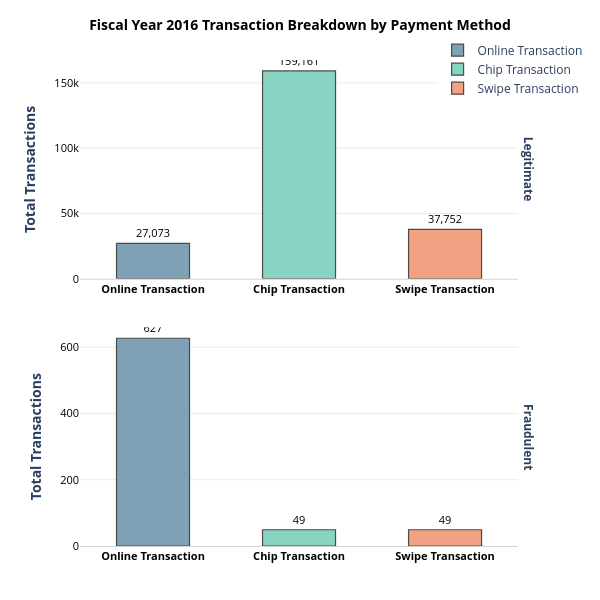

The code cell stored with this chart in its notebook:
### Code cell
total_chip_plot (total_amountchip_pd, "total_transactions", "<b>Total Transactions</b>")

### Figure 1 — Plotly figure (JSON) as saved in the notebook; plotly's stock layout.template omitted (floating-point values rounded to 4 significant figures)
{"data": [{"customdata": [["Legitimate"]], "hovertemplate": "<b>%{x}</b><br>Status: %{customdata[0]}<br>Total: %{y:,}<extra></extra>", "legendgroup": "Online Transaction", "marker": {"color": "#7EA1B5", "line": {"color": "#4A4A4A", "width": 1.2}, "pattern": {"shape": ""}}, "name": "Online Transaction", "orientation": "v", "showlegend": true, "textfont": {"color": "black", "size": 11}, "textposition": "outside", "texttemplate": "%{y:,}", "type": "bar", "width": 0.5, "x": ["Online Transaction"], "xaxis": "x2", "y": [27073], "yaxis": "y2"}, {"customdata": [["Fraudulent"]], "hovertemplate": "<b>%{x}</b><br>Status: %{customdata[0]}<br>Total: %{y:,}<extra></extra>", "legendgroup": "Online Transaction", "marker": {"color": "#7EA1B5", "line": {"color": "#4A4A4A", "width": 1.2}, "pattern": {"shape": ""}}, "name": "Online Transaction", "orientation": "v", "showlegend": false, "textfont": {"color": "black", "size": 11}, "textposition": "outside", "texttemplate": "%{y:,}", "type": "bar", "width": 0.5, "x": ["Online Transaction"], "xaxis": "x", "y": [627], "yaxis": "y"}, {"customdata": [["Legitimate"]], "hovertemplate": "<b>%{x}</b><br>Status: %{customdata[0]}<br>Total: %{y:,}<extra></extra>", "legendgroup": "Chip Transaction", "marker": {"color": "#89D3C2", "line": {"color": "#4A4A4A", "width": 1.2}, "pattern": {"shape": ""}}, "name": "Chip Transaction", "orientation": "v", "showlegend": true, "textfont": {"color": "black", "size": 11}, "textposition": "outside", "texttemplate": "%{y:,}", "type": "bar", "width": 0.5, "x": ["Chip Transaction"], "xaxis": "x2", "y": [159161], "yaxis": "y2"}, {"customdata": [["Fraudulent"]], "hovertemplate": "<b>%{x}</b><br>Status: %{customdata[0]}<br>Total: %{y:,}<extra></extra>", "legendgroup": "Chip Transaction", "marker": {"color": "#89D3C2", "line": {"color": "#4A4A4A", "width": 1.2}, "pattern": {"shape": ""}}, "name": "Chip Transaction", "orientation": "v", "showlegend": false, "textfont": {"color": "black", "size": 11}, "textposition": "outside", "texttemplate": "%{y:,}", "type": "bar", "width": 0.5, "x": ["Chip Transaction"], "xaxis": "x", "y": [49], "yaxis": "y"}, {"customdata": [["Legitimate"]], "hovertemplate": "<b>%{x}</b><br>Status: %{customdata[0]}<br>Total: %{y:,}<extra></extra>", "legendgroup": "Swipe Transaction", "marker": {"color": "#F2A183", "line": {"color": "#4A4A4A", "width": 1.2}, "pattern": {"shape": ""}}, "name": "Swipe Transaction", "orientation": "v", "showlegend": true, "textfont": {"color": "black", "size": 11}, "textposition": "outside", "texttemplate": "%{y:,}", "type": "bar", "width": 0.5, "x": ["Swipe Transaction"], "xaxis": "x2", "y": [37752], "yaxis": "y2"}, {"customdata": [["Fraudulent"]], "hovertemplate": "<b>%{x}</b><br>Status: %{customdata[0]}<br>Total: %{y:,}<extra></extra>", "legendgroup": "Swipe Transaction", "marker": {"color": "#F2A183", "line": {"color": "#4A4A4A", "width": 1.2}, "pattern": {"shape": ""}}, "name": "Swipe Transaction", "orientation": "v", "showlegend": false, "textfont": {"color": "black", "size": 11}, "textposition": "outside", "texttemplate": "%{y:,}", "type": "bar", "width": 0.5, "x": ["Swipe Transaction"], "xaxis": "x", "y": [49], "yaxis": "y"}], "layout": {"annotations": [{"font": {}, "showarrow": false, "text": "<b>Fraudulent</b>", "textangle": 90, "x": 0.98, "xanchor": "left", "xref": "paper", "y": 0.225, "yanchor": "middle", "yref": "paper"}, {"font": {}, "showarrow": false, "text": "<b>Legitimate</b>", "textangle": 90, "x": 0.98, "xanchor": "left", "xref": "paper", "y": 0.775, "yanchor": "middle", "yref": "paper"}], "autosize": false, "barmode": "relative", "height": 600, "legend": {"orientation": "v", "title": {"text": ""}, "tracegroupgap": 0, "x": 0.8, "xanchor": "left", "y": 1.05, "yanchor": "top"}, "margin": {"b": 50, "l": 80, "r": 30, "t": 60}, "paper_bgcolor": "white", "plot_bgcolor": "white", "showlegend": true, "title": {"font": {"color": "black", "size": 14}, "text": "<b>Fiscal Year 2016 Transaction Breakdown by Payment Method</b>", "x": 0.5}, "width": 600, "xaxis": {"anchor": "y", "autorange": true, "categoryarray": ["Online Transaction", "Chip Transaction", "Swipe Transaction"], "categoryorder": "array", "domain": [0, 0.98], "linecolor": "#D3D3D3", "range": [-0.5, 2.5], "showgrid": false, "showticklabels": true, "tickfont": {"color": "black", "size": 11, "weight": "bold"}, "title": {"text": ""}, "type": "category"}, "xaxis2": {"anchor": "y2", "autorange": true, "domain": [0, 0.98], "linecolor": "#D3D3D3", "matches": "x", "range": [-0.5, 2.5], "showgrid": false, "showticklabels": true, "tickfont": {"color": "black", "size": 11, "weight": "bold"}, "title": {"text": ""}, "type": "category"}, "yaxis": {"anchor": "x", "autorange": true, "domain": [0, 0.45], "gridcolor": "#EAEAEA", "range": [0, 720.1], "showline": false, "showticklabels": true, "tickfont": {"color": "black", "size": 11}, "title": {"text": "<b>Total Transactions</b>"}, "type": "linear", "zeroline": false}, "yaxis2": {"anchor": "x2", "autorange": true, "domain": [0.55, 1], "gridcolor": "#EAEAEA", "range": [0, 182800.0], "showline": false, "showticklabels": true, "tickfont": {"color": "black", "size": 11}, "title": {"text": "<b>Total Transactions</b>"}, "type": "linear", "zeroline": false}}}
